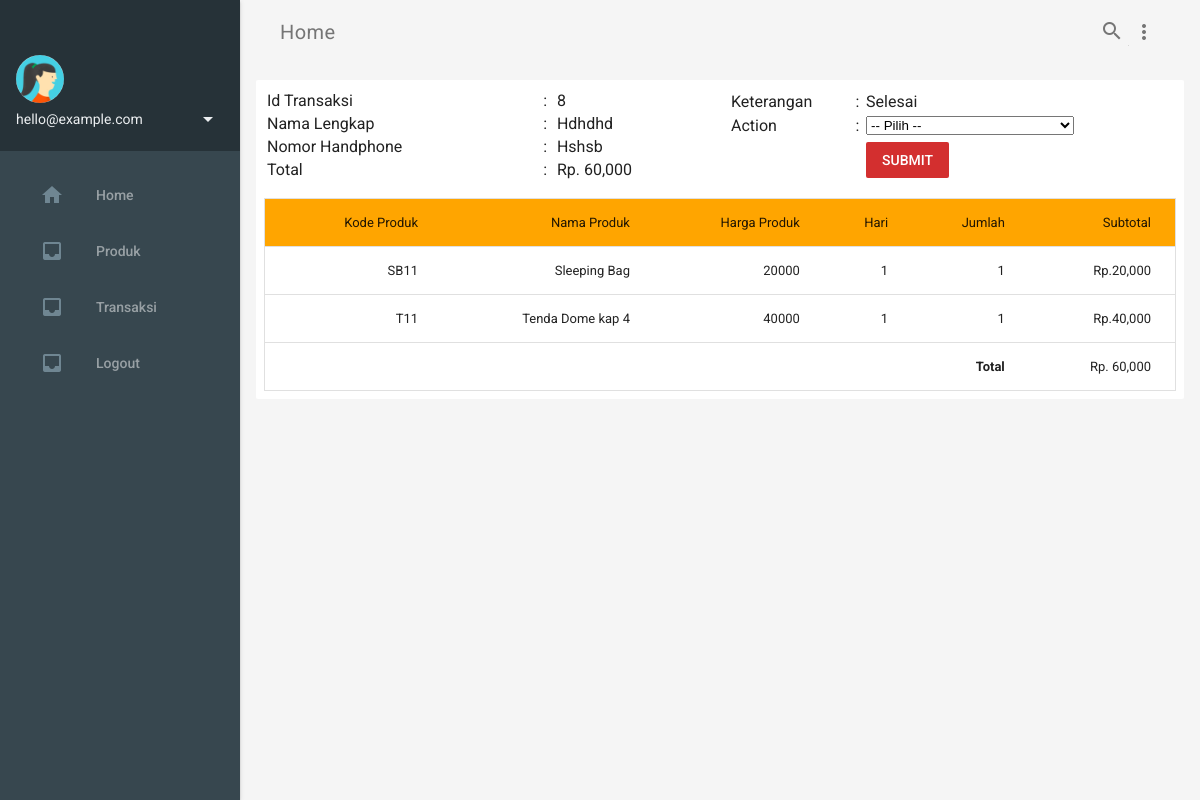
Before: /admin/index.php?halaman=transaksi_detail&id=8 with the older database file.
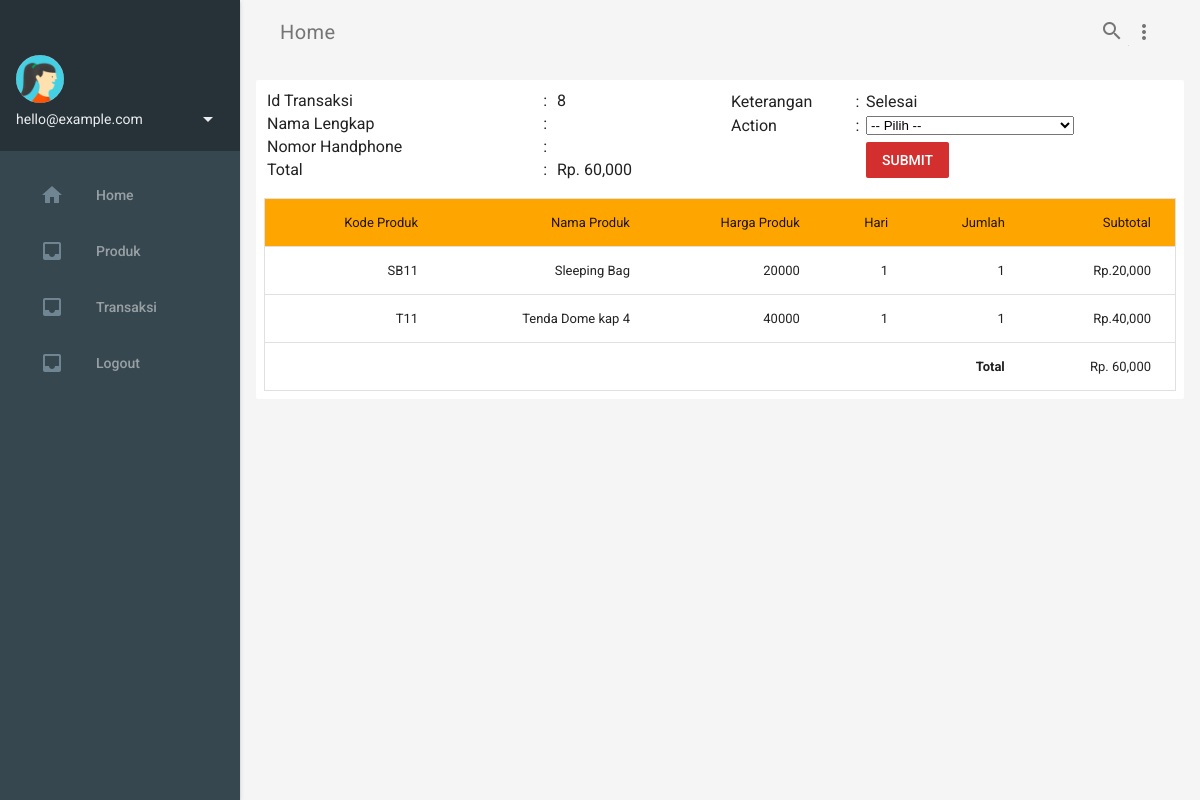
After: the same page with the newer database file.
### tables this page shows
CREATE TABLE `transaksi` (
  `Id_transaksi` int(11) NOT NULL,
  `username` varchar(255) DEFAULT NULL,
  `tanggal_transaksi` timestamp NULL DEFAULT current_timestamp() ON UPDATE current_timestamp(),
  `total_transaksi` varchar(255) DEFAULT NULL,
  `ket` varchar(255) DEFAULT NULL,
  `bukti_foto` text DEFAULT NULL
);

CREATE TABLE `users` (
  `Id` int(11) NOT NULL,
  `username` varchar(255) DEFAULT NULL,
  `password` varchar(255) DEFAULT NULL,
  `nama` varchar(255) DEFAULT NULL,
  `foto_id` text DEFAULT NULL,
  `hp` varchar(255) DEFAULT NULL,
  `alm` text DEFAULT NULL,
  `level` varchar(255) DEFAULT NULL
);

### admin/transaksi/transaksi_detail.php (the view, shortened to what this page needs)
<?php
$Id_transaksi = $_GET['id'];
$users = $conn->query("SELECT * FROM transaksi JOIN users ON transaksi.username = users.username WHERE transaksi.Id_transaksi = '$Id_transaksi'");
$data_users = $users->fetch_assoc();
?>
<div style="display: flex;">
	<table border="0" class="mdl-cell mdl-cell--6-col" style="float: left;">
	<tr>
		<td>Id Transaksi</td>
		<td>:</td>
		<td><?= $data_users['Id_transaksi']; ?></td>
	</tr>
	<tr>
		<td>Nama Lengkap</td>
		<td>:</td>
		<td><?= $data_users['nama']; ?></td>
	</tr>
	<tr>
		<td>Nomor Handphone</td>
		<td>:</td>
		<td><?= $data_users['hp']; ?></td>
	</tr>
	<tr>
		<td>Total</td>
		<td>:</td>
		<td>Rp. <?= number_format($data_users['total_transaksi']); ?></td>
	</tr>
</table>
<table border="0" class="mdl-cell mdl-cell--6-col">
<form method="POST">
	<tr>
		<td>Keterangan</td>
		<td>:</td>
		<td><?= $data_users['ket']; ?></td>
	</tr>
	<tr>
		<td>Action</td>
		<td>:</td>
		<td><select name="ket">
			<option value=""> -- Pilih -- </option>
		</select></td>
	</tr>
	<tr>
		<td></td>
		<td></td>
		<td><input type="submit" name="submit" value="submit" class="mdl-button mdl-color--red-700 mdl-color-text--white"></td>
	</tr>
</form>
</table>
</div>
<table class="mdl-cell mdl-data-table mdl-cell--12-col">
	<tr bgcolor="orange">
		<td>Kode Produk</td>
		<td>Nama Produk</td>
		<td>Harga Produk</td>
		<td>Hari</td>
		<td>Jumlah</td>
		<td>Subtotal</td>
	</tr>
	<?php
	$sql = $conn->query("SELECT * FROM transaksi_penyewaan WHERE Id_transaksi = '$Id_transaksi'");
	$total = 0;
	while ($data = $sql->fetch_assoc()) {
		$total += $data['sub_total']*$data['hari'];
		?>
		<tr>
			<td><?= $data['kode_produk']; ?></td>
			<td><?= $data['nama']; ?></td>
			<td><?= $data['harga']; ?></td>
			<td><?= $data['hari']; ?></td>
			<td><?= $data['jumlah']; ?></td>
			<td>Rp.<?= number_format($data['sub_total']*$data['hari']); ?></td>
		</tr>
		<?php
	}
	?>
	<tfoot>
		<td colspan="4"></td>
		<td><strong>Total</strong></td>
		<td>Rp. <?php echo number_format($total); ?></td>
	</tfoot>
</table>

Changed rows visible on the page:
changed transaksi "Selesai": users.nama "Hdhdhd" → (not shown); users.hp "Hshsb" → (not shown)
